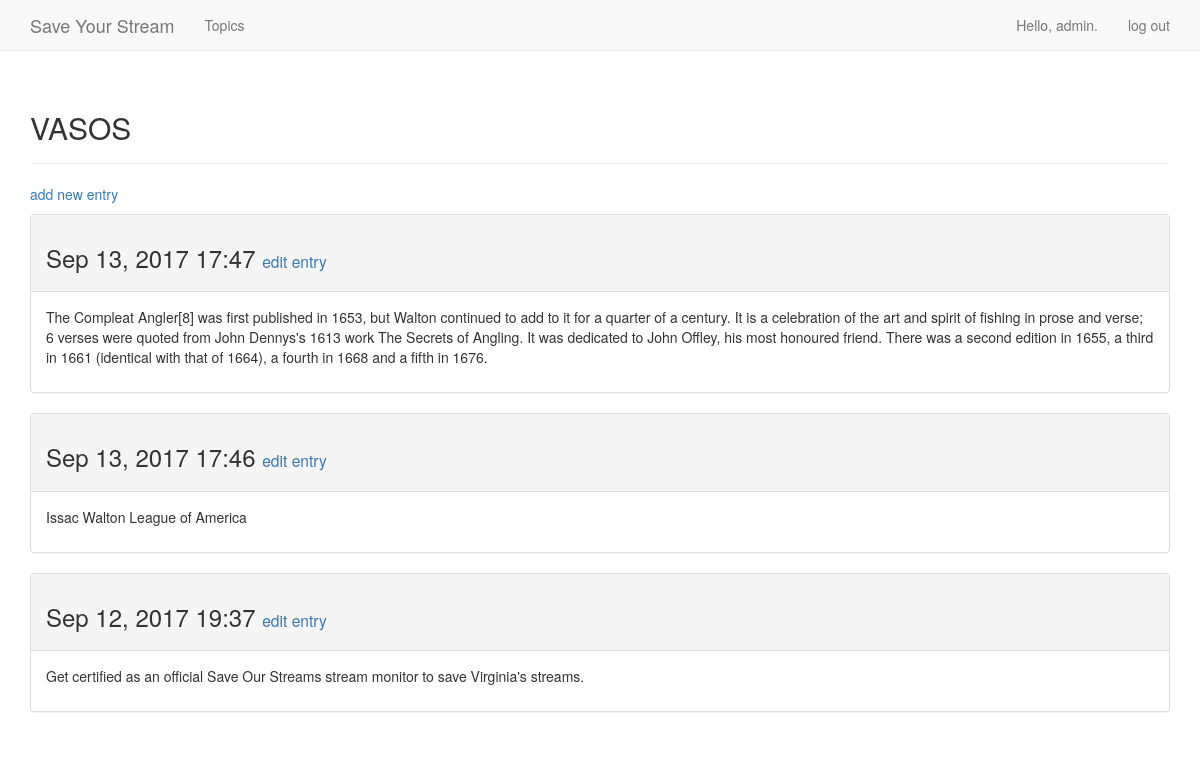
Before: /topics/1/ (signed in) with the older database file.
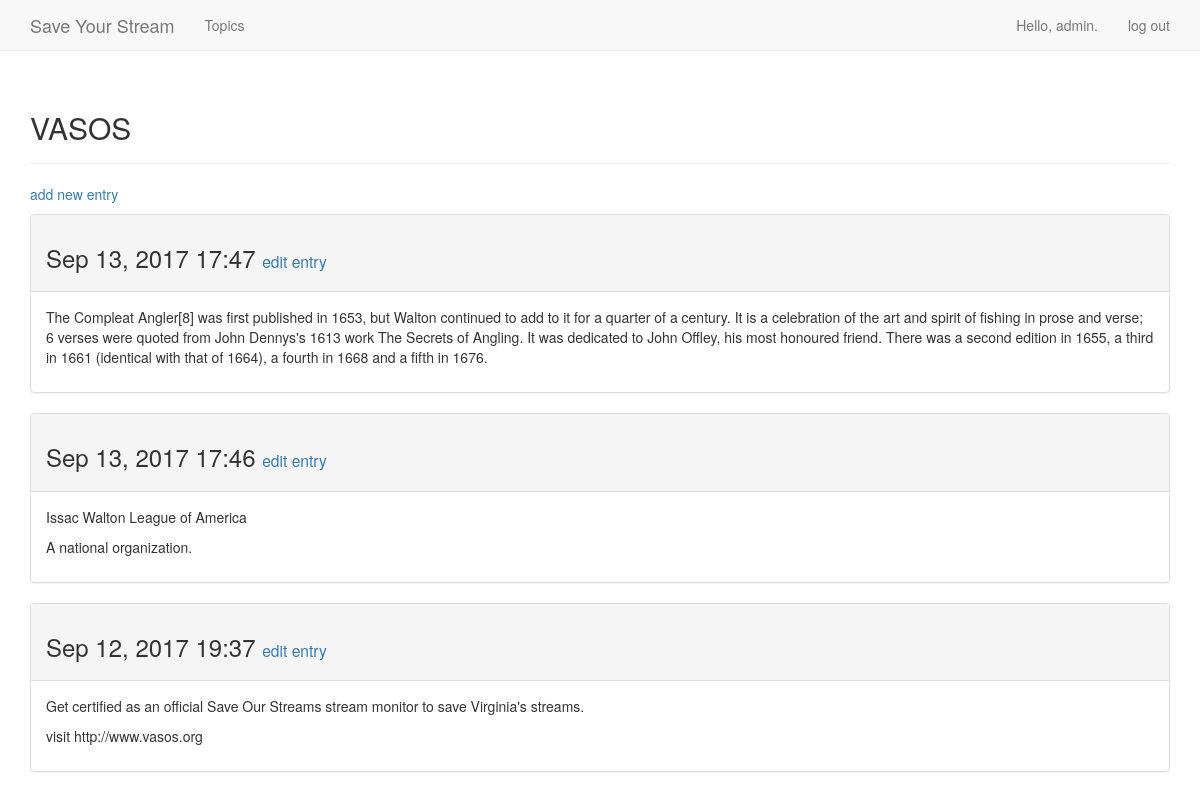
After: the same page with the newer database file.
### projects/models.py (models this page shows, shortened)
class Topic(models.Model):
    text = models.CharField(max_length=200)
    date_added = models.DateTimeField(auto_now_add=True)
    owner = models.ForeignKey(User)
    def __str__(self):
        return self.text

class Entry(models.Model):
    topic = models.ForeignKey(Topic)
    text = models.TextField()
    date_added = models.DateTimeField(auto_now_add=True)
    class Meta:
        verbose_name_plural = 'entries'

### projects/views.py (the view)
# urls.py: url(r'^topics/(?P<topic_id>\d+)/$', views.topic, name='topic'),
@login_required
def topic(request, topic_id):
	"""Show a single topic and all of its entries."""
	topic = Topic.objects.get(id=topic_id)
	if topic.owner != request.user:
		raise Http404
	entries = topic.entry_set.order_by('-date_added')
	context = {'topic': topic, 'entries': entries}
	return render(request, 'projects/topic.html', context)

### projects/templates/projects/topic.html
{% extends 'projects/base.html' %}
{% block header %}
  <h2>{{ topic }}</h2>
{% endblock header %}
{% block content %}
  <p>
    <a href="{% url 'projects:new_entry' topic.id %}">add new entry</a>
  </p>
  {% for entry in entries %}
    <div class="panel panel-default">
      <div class="panel-heading">
        <h3>
          {{ entry.date_added|date:'M d, Y H:i' }}
          <small>
            <a href="{% url 'projects:edit_entry' entry.id %}">
              edit entry</a>
          </small>
        </h3>
      </div>
      <div class="panel-body">
        {{ entry.text|linebreaks }}
      </div>
    </div>
  {% empty %}
    There are no entries for this topic yet.
  {% endfor %}
{% endblock content %}

### projects/templates/projects/base.html (shortened to what this page needs)
{% load bootstrap3 %}
<!DOCTYPE html>
<html lang="en">
  <head>
    {% bootstrap_css %}
  </head>
  <body>
    <nav class="navbar navbar-default navbar-static-top">
      <div class="container">
        <div class="navbar-header">
          <a class="navbar-brand" href="{% url 'projects:index' %}">
              Save Your Stream</a>
        </div>
        <div id="navbar" class="navbar-collapse collapse">
          <ul class="nav navbar-nav">
            <li><a href="{% url 'projects:topics' %}">Topics</a></li>
          </ul>
          <ul class="nav navbar-nav navbar-right">
            {% if user.is_authenticated %}
              <li><a>Hello, {{ user.username }}.</a></li>
              <li><a href="{% url 'users:logout' %}">log out</a></li>
            {% else %}
              <li><a href="{% url 'users:register' %}">register</a></li>
              <li><a href="{% url 'users:login' %}">log in</a></li>
            {% endif %}
          </ul>
        </div>
      </div>
    </nav>
    <div class="container">
      <div class="page-header">
        {% block header %}{% endblock %}
      </div>
      <div>
        {% block content %}{% endblock %}
      </div>
    </div>
  </body>
</html>

Changed rows visible on the page:
changed Entry: text "Issac Walton League of America" → "Issac Walton League of America A national organization."
changed Entry: text "Get certified as an official Save Our Streams stream monitor to save Virginia's streams." → "Get certified as an official Save Our Streams stream monitor to save Virginia's streams. visit http://www.vasos.org"
